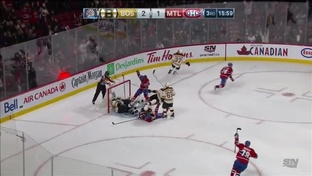
#> input picture image1.jpg, 312 x 176 px, shrunk from 640 x 360 before the run
$ python homography_estimation.py   (older library calls are emulated)
#> lines starting #> are read from the running program, lines starting #| are printed output that depends on the picture
import cv2
import numpy as np
from matplotlib import pyplot as plt

def tellme(s):
    print(s)
    plt.title(s, fontsize=14)
    plt.draw()


imgPts = []
projPts = []

img = cv2.imread('image1.jpg',0)
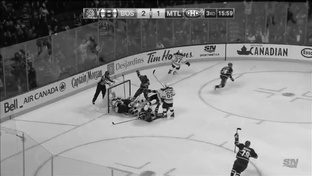
#> img: shape (176, 312); min 0, max 254, mean 135.6
imgRink = cv2.imread('ice_rink.png',0)
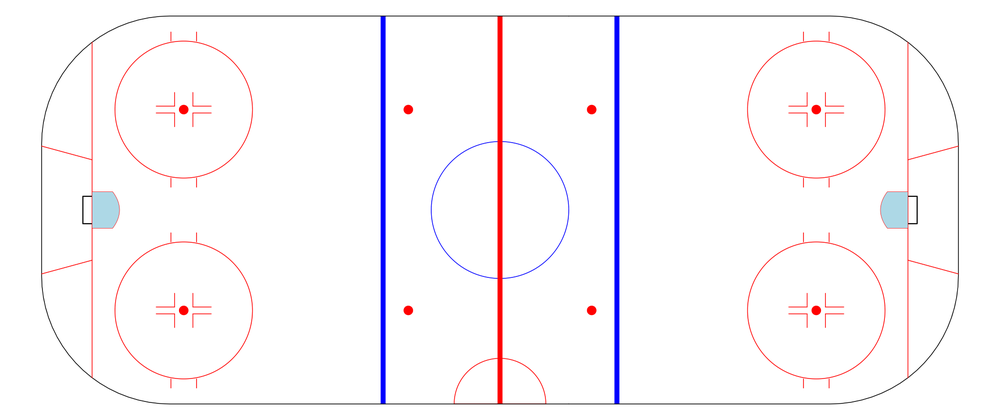
#> input picture ice_rink.png, 1000 x 420 px, shrunk from 2050 x 860 before the run
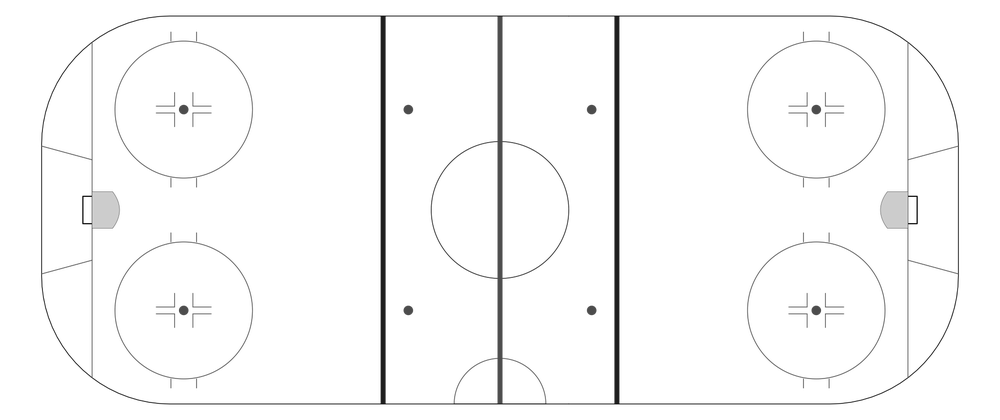
#> imgRink: shape (420, 1000); min 12, max 255, mean 248.9

laplacian = cv2.Laplacian(img,cv2.CV_64F)
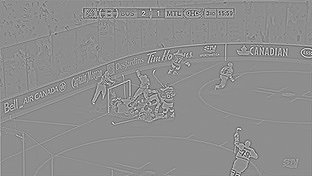
#> laplacian: shape (176, 312) float64; min -448, max 357, mean 0.1; drawn with min black and max white
sobelx = cv2.Sobel(img,cv2.CV_64F,1,0,ksize=5)
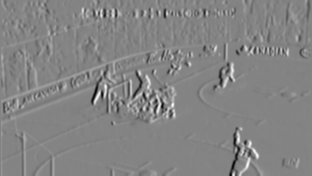
#> sobelx: shape (176, 312) float64; min -8698, max 8134, mean 31.3; drawn with min black and max white
sobely = cv2.Sobel(img,cv2.CV_64F,0,1,ksize=5)
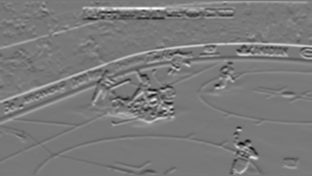
#> sobely: shape (176, 312) float64; min -8824, max 9799, mean 118; drawn with min black and max white

# define first subplot and get points
plt.subplot(2,2,1),plt.imshow(img,cmap = 'gray')
plt.title('Original'), plt.xticks([]), plt.yticks([])

tellme('Select 4 points on the image')
while True:
    imgPts = []
    while len(imgPts) < 4:
#> (the run stopped early here; a loop or call above may not have finished)
